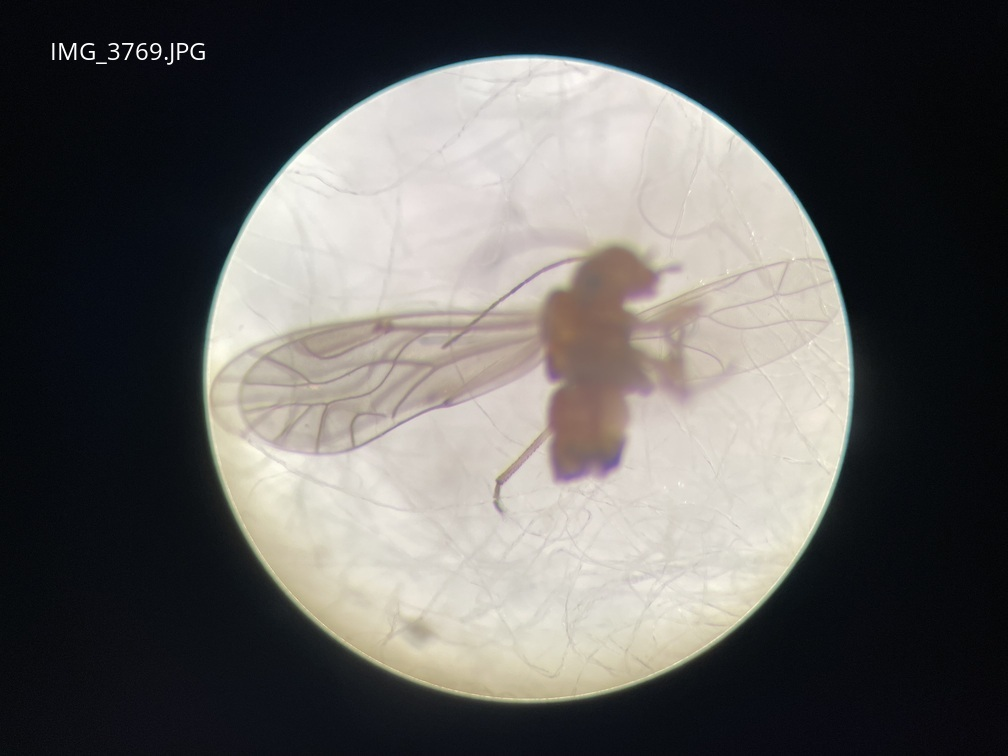
#> input picture images/01.IMG_3769.rt.JPG, 1008 x 756 px, given in place of images, which was not available
$ python cli.py ../images
#> lines starting #> are read from the running program, lines starting #| are printed output that depends on the picture; after the words box and inside, x2 and y2 are one past the last pixel; in counts of white or black regions, pixels touching at a corner belong together; pictures that were not available may be replaced by others from this repository, and a replacement may not be noted
#!/usr/bin/env python3

import cv2
import numpy as np
import os
import sys
import argparse


DEFAULT_FADE_WIDTH_RATIO = 0.06
DEFAULT_RADIUS_REDUCTION = 100


def detect_circle(img):
    h, w = img.shape[:2]
    gray = cv2.cvtColor(img, cv2.COLOR_BGR2GRAY)
    gray_blur = cv2.GaussianBlur(gray, (9, 9), 1.5)

    circles = cv2.HoughCircles(
        gray_blur,
        cv2.HOUGH_GRADIENT,
        dp=1.2,
        minDist=min(h, w) // 2,
        param1=100,
        param2=30,
        minRadius=int(min(h, w) * 0.3),
        maxRadius=int(min(h, w) * 0.48),
    )

    if circles is None:
        return None

    x, y, r = circles[0][0]
    return int(x), int(y), int(r)


def apply_circle(img, x, y, r, fade_width_ratio):
    h, w = img.shape[:2]

    yy, xx = np.ogrid[:h, :w]
    dist = np.sqrt((xx - x) ** 2 + (yy - y) ** 2)

    fade_width = max(1, int(r * fade_width_ratio))

    mask = np.ones((h, w), dtype=np.float32)
    mask[dist >= r] = 0.0

    fade_zone = (dist >= r - fade_width) & (dist < r)
    mask[fade_zone] = (r - dist[fade_zone]) / fade_width

    white_bg = np.full_like(img, 255)
    mask_3c = cv2.merge([mask, mask, mask])

    return (img * mask_3c + white_bg * (1 - mask_3c)).astype(np.uint8)


def main():
    parser = argparse.ArgumentParser(
        description="Bleach microscope images outside the circular field of view."
    )

    parser.add_argument(
        "-f", "--fade",
        type=float,
        default=DEFAULT_FADE_WIDTH_RATIO,
        help=(
            "Fade width ratio relative to circle radius "
            "(default: 0.06; typical: 0.03 sharp, 0.05–0.07 natural)"
        ),
    )

    parser.add_argument(
        "-r", "--reduce-radius",
        type=int,
        default=DEFAULT_RADIUS_REDUCTION,
        help=(
            "Radius reduction in pixels applied after median radius detection "
            "(default: 100)"
        ),
    )

    parser.add_argument(
        "images",
        nargs="+",
        help="Input image files (globs expanded by the shell)",
    )

    args = parser.parse_args()

    if not (0.0 < args.fade < 0.5):
        parser.error("Fade width ratio must be between 0 and 0.5")

    if args.reduce_radius < 0:
        parser.error("Radius reduction must be >= 0")

    image_paths = args.images

    base_dir = os.path.dirname(os.path.abspath(image_paths[0]))
    out_dir = os.path.join(base_dir, "bleached")
    os.makedirs(out_dir, exist_ok=True)

    log_path = os.path.join(out_dir, "session.log")

    print(f"Fade width ratio: {args.fade}")
    print(f"Radius reduction: {args.reduce_radius} px")
    print(f"Output directory: {out_dir}")

    detected = []
    failed = []

    # ---------- Pass 1: detect circles ----------
    for path in image_paths:
        img = cv2.imread(path)
#> img is the input picture: shape (756, 1008, 3); mean B, G, R 93.6, 95.5, 97
        if img is None:
            failed.append(path)
            continue

        circle = detect_circle(img)
#> in detect_circle, `gray = cv2.cvtColor(img, cv2.COLOR_BGR2GRAY)`:
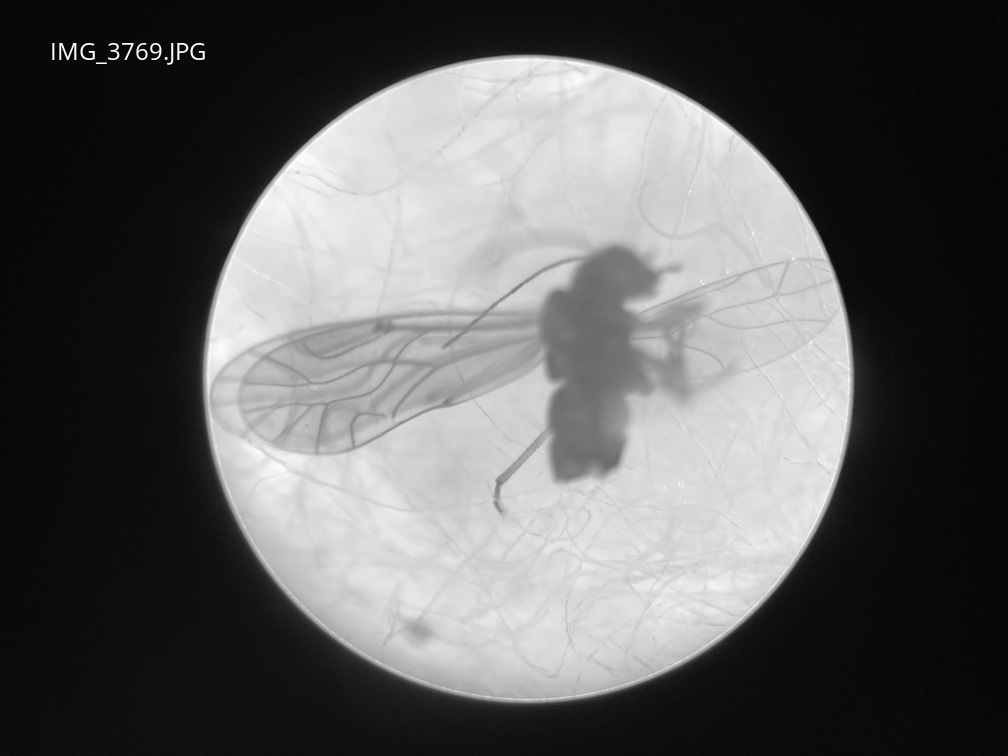
#> gray: shape (756, 1008); min 0, max 255, mean 95.7
#> in detect_circle, `circles = cv2.HoughCircles( gray_blur, cv2.HOUGH_GRADIENT, dp=1.2, min..`: circles = [[527.4, 378.6, 324.2]]
#> in detect_circle, `x, y, r = circles[0][0]`: x = 527.4; y = 378.6; r = 324.2
#> circle = (527, 378, 324)
        if circle is None:
            failed.append(path)
        else:
            detected.append(circle)

    if not detected:
        print("ERROR: No circles detected in any image.")
        sys.exit(1)

    xs, ys, rs = zip(*detected)
#> xs = (527,); ys = (378,); rs = (324,)
    mx = int(np.median(xs))
#> mx = 527
    my = int(np.median(ys))
#> my = 378
    mr = int(np.median(rs))
#> mr = 324

    # Apply radius reduction
    mr_reduced = max(1, mr - args.reduce_radius)
#> mr_reduced = 224

    print(
        f"Median circle: x={mx}, y={my}, r={mr} → reduced r={mr_reduced}"
    )
#| Median circle: x=527, y=378, r=324 → reduced r=224
    print(f"Detected in {len(detected)} / {len(image_paths)} images")
#| Detected in 1 / 1 images

    # ---------- Pass 2: apply ----------
    for path in image_paths:
        img = cv2.imread(path)
        if img is None:
            continue

        result = apply_circle(img, mx, my, mr_reduced, args.fade)
#> in apply_circle, `dist = np.sqrt((xx - x) ** 2 + (yy - y) ** 2)`:
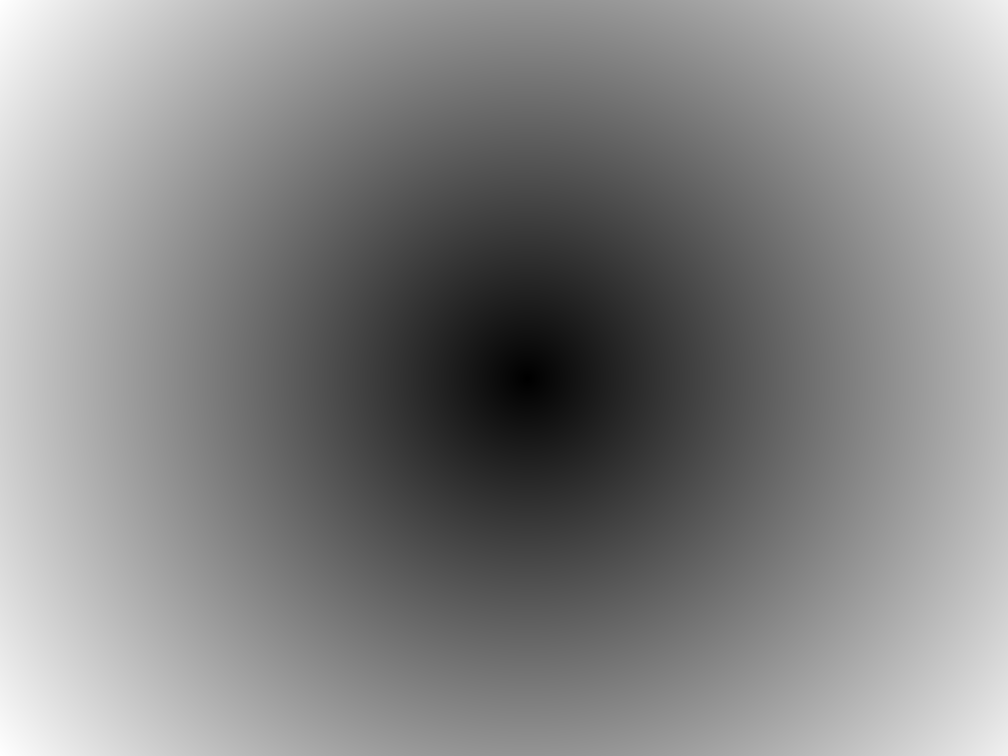
#> dist: shape (756, 1008) float64; min 0, max 648.5, mean 340; drawn with min black and max white
#> in apply_circle, `fade_width = max(1, int(r * fade_width_ratio))`: fade_width = 13
#> in apply_circle, `fade_zone = (dist >= r - fade_width) & (dist < r)`:
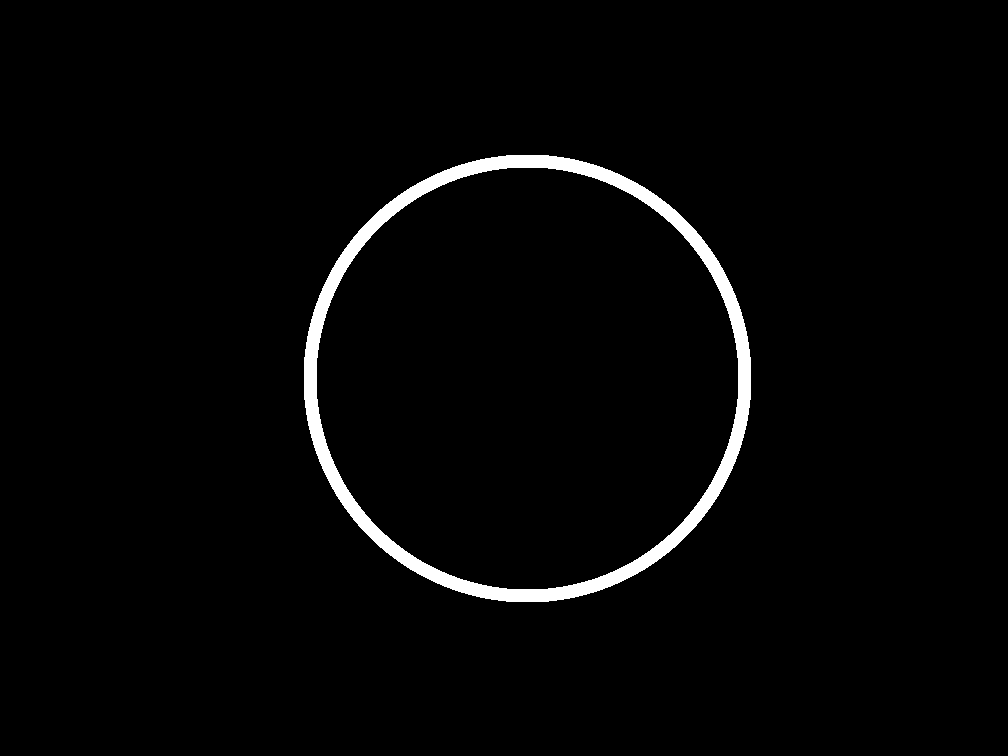
#> fade_zone: shape (756, 1008) bool; 2.3% white; 1 white region, box (x1, y1, x2, y2) and area: (304, 155, 751, 602) 17776
#> in apply_circle, `mask[fade_zone] = (r - dist[fade_zone]) / fade_width`:
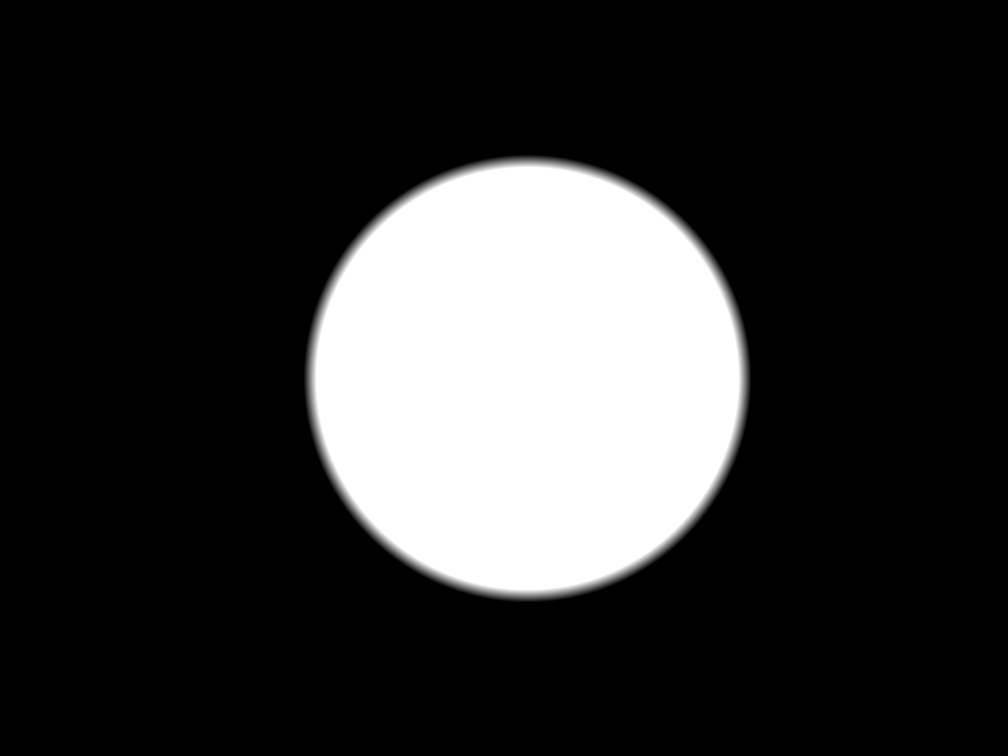
#> mask: shape (756, 1008) float32; min 0, max 1, mean 0.195
#> in apply_circle, `return (img * mask_3c + white_bg * (1 - mask_3c)).astype(np.uint8)`:
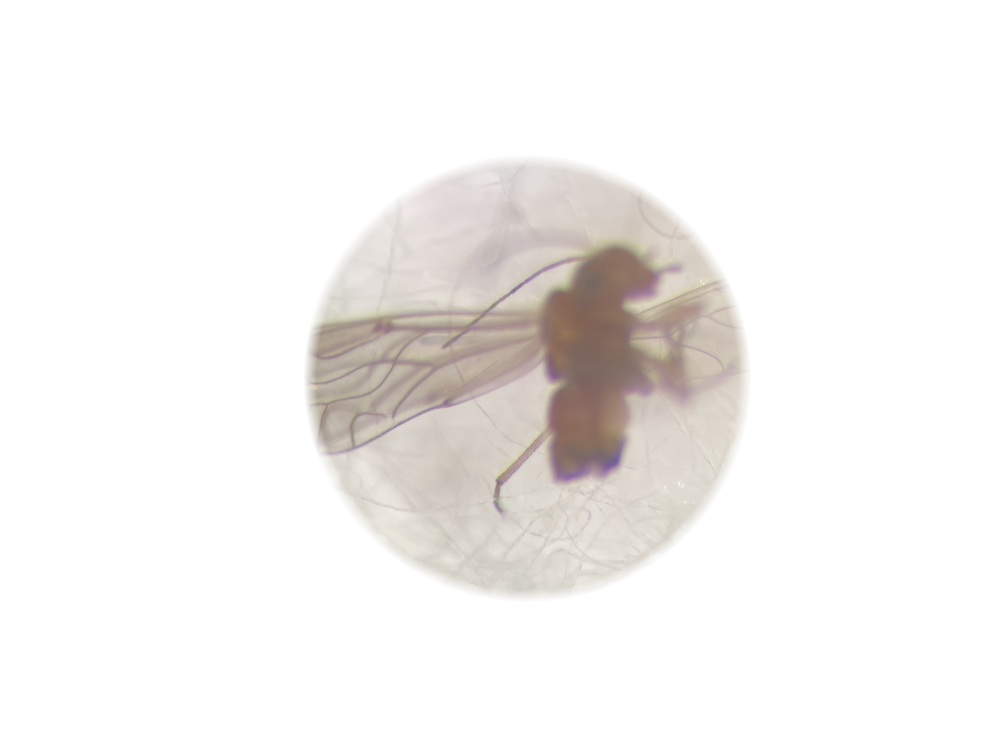
#> returned value: shape (756, 1008, 3); mean of channels 0, 1, 2 240.4, 242, 244.1; drawn as B, G, R
        out_path = os.path.join(out_dir, os.path.basename(path))
        cv2.imwrite(out_path, result)

    # ---------- Logging ----------
    if failed:
        with open(log_path, "w") as f:
            for p in failed:
                f.write(p + "\n")

        print(f"Circle detection failed for {len(failed)} images.")
        print(f"See log: {log_path}")
    else:
        print("Circle detected successfully in all images.")


if __name__ == "__main__":
    main()
